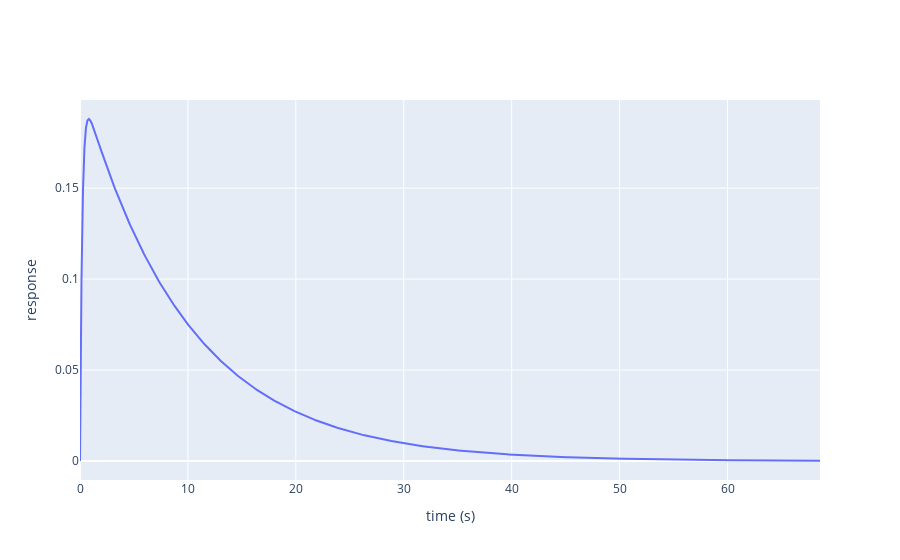

Notebook code for this chart:
### Code cell
impulse([F2],500)

### Figure 1 — Plotly figure (JSON) as saved in the notebook; plotly's stock layout.template omitted (floating-point values rounded to 4 significant figures; data arrays with more than 128 entries replaced by an {"elided": "..."} marker saying what was removed)
{"data": [{"line": {"shape": "linear"}, "mode": "lines", "name": "tf 1", "showlegend": false, "type": "scatter", "x": {"elided": "500 float values"}, "y": {"elided": "500 float values"}}], "layout": {"xaxis": {"title": {"text": "time (s)"}}, "yaxis": {"title": {"text": "response"}}}}
